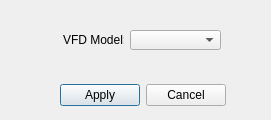
<?xml version="1.0" encoding="UTF-8"?>
<ui version="4.0">
 <class>SetVfdModelDialog</class>
 <widget class="QDialog" name="SetVfdModelDialog">
  <property name="geometry">
   <rect>
    <x>0</x>
    <y>0</y>
    <width>271</width>
    <height>120</height>
   </rect>
  </property>
  <property name="windowTitle">
   <string>Set VFD Model</string>
  </property>
  <widget class="QComboBox" name="setmodelCombo">
   <property name="geometry">
    <rect>
     <x>130</x>
     <y>30</y>
     <width>91</width>
     <height>20</height>
    </rect>
   </property>
   <property name="styleSheet">
    <string notr="true">font: 8pt &quot;Arial&quot;;</string>
   </property>
   <property name="editable">
    <bool>false</bool>
   </property>
   <property name="currentText">
    <string/>
   </property>
  </widget>
  <widget class="QLabel" name="label">
   <property name="geometry">
    <rect>
     <x>63</x>
     <y>30</y>
     <width>61</width>
     <height>20</height>
    </rect>
   </property>
   <property name="styleSheet">
    <string notr="true">font: 8pt &quot;Arial&quot;;</string>
   </property>
   <property name="text">
    <string>VFD Model:</string>
   </property>
  </widget>
  <widget class="QWidget" name="layoutWidget">
   <property name="geometry">
    <rect>
     <x>60</x>
     <y>80</y>
     <width>166</width>
     <height>31</height>
    </rect>
   </property>
   <layout class="QGridLayout" name="gridLayout_3">
    <item row="0" column="0">
     <widget class="QPushButton" name="applyButton">
      <property name="styleSheet">
       <string notr="true">font: 8pt &quot;Arial&quot;;</string>
      </property>
      <property name="text">
       <string>Apply</string>
      </property>
     </widget>
    </item>
    <item row="0" column="1">
     <widget class="QPushButton" name="cancelButton">
      <property name="styleSheet">
       <string notr="true">font: 8pt &quot;Arial&quot;;</string>
      </property>
      <property name="text">
       <string>Cancel</string>
      </property>
     </widget>
    </item>
   </layout>
  </widget>
 </widget>
 <resources/>
 <connections/>
</ui>
